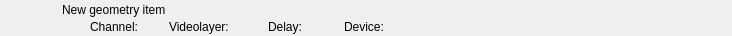
<?xml version="1.0" encoding="UTF-8"?>
<ui version="4.0">
 <class>RundownGeometryWidget</class>
 <widget class="QWidget" name="RundownGeometryWidget">
  <property name="geometry">
   <rect>
    <x>0</x>
    <y>0</y>
    <width>732</width>
    <height>36</height>
   </rect>
  </property>
  <layout class="QHBoxLayout" name="horizontalLayout">
   <property name="margin">
    <number>0</number>
   </property>
   <item>
    <widget class="QFrame" name="frameItem">
     <property name="sizePolicy">
      <sizepolicy hsizetype="Preferred" vsizetype="Fixed">
       <horstretch>0</horstretch>
       <verstretch>0</verstretch>
      </sizepolicy>
     </property>
     <property name="minimumSize">
      <size>
       <width>0</width>
       <height>36</height>
      </size>
     </property>
     <widget class="QLabel" name="labelThumbnail">
      <property name="geometry">
       <rect>
        <x>22</x>
        <y>2</y>
        <width>32</width>
        <height>32</height>
       </rect>
      </property>
      <property name="text">
       <string/>
      </property>
      <property name="pixmap">
       <pixmap resource="../Resource.qrc">:/Graphics/Images/Mixer.png</pixmap>
      </property>
      <property name="scaledContents">
       <bool>true</bool>
      </property>
     </widget>
     <widget class="QLabel" name="labelChannel">
      <property name="geometry">
       <rect>
        <x>90</x>
        <y>19</y>
        <width>70</width>
        <height>16</height>
       </rect>
      </property>
      <property name="text">
       <string>Channel:</string>
      </property>
     </widget>
     <widget class="QLabel" name="labelName">
      <property name="geometry">
       <rect>
        <x>62</x>
        <y>2</y>
        <width>561</width>
        <height>16</height>
       </rect>
      </property>
      <property name="text">
       <string>New geometry item</string>
      </property>
     </widget>
     <widget class="QLabel" name="labelVideolayer">
      <property name="geometry">
       <rect>
        <x>169</x>
        <y>19</y>
        <width>90</width>
        <height>16</height>
       </rect>
      </property>
      <property name="text">
       <string>Videolayer:</string>
      </property>
     </widget>
     <widget class="QLabel" name="labelColor">
      <property name="geometry">
       <rect>
        <x>0</x>
        <y>0</y>
        <width>18</width>
        <height>36</height>
       </rect>
      </property>
      <property name="text">
       <string/>
      </property>
     </widget>
     <widget class="QLabel" name="labelGroupColor">
      <property name="geometry">
       <rect>
        <x>0</x>
        <y>0</y>
        <width>6</width>
        <height>36</height>
       </rect>
      </property>
      <property name="text">
       <string/>
      </property>
     </widget>
     <widget class="QLabel" name="labelDevice">
      <property name="geometry">
       <rect>
        <x>344</x>
        <y>19</y>
        <width>332</width>
        <height>16</height>
       </rect>
      </property>
      <property name="text">
       <string>Device:</string>
      </property>
     </widget>
     <widget class="QLabel" name="labelDelay">
      <property name="geometry">
       <rect>
        <x>268</x>
        <y>19</y>
        <width>67</width>
        <height>16</height>
       </rect>
      </property>
      <property name="text">
       <string>Delay:</string>
      </property>
     </widget>
    </widget>
   </item>
   <item>
    <widget class="QLabel" name="labelGpiTriggerable">
     <property name="minimumSize">
      <size>
       <width>32</width>
       <height>32</height>
      </size>
     </property>
     <property name="maximumSize">
      <size>
       <width>32</width>
       <height>32</height>
      </size>
     </property>
     <property name="text">
      <string/>
     </property>
     <property name="pixmap">
      <pixmap resource="../Resource.qrc">:/Graphics/Images/GpiTriggerable.png</pixmap>
     </property>
    </widget>
   </item>
   <item>
    <widget class="QLabel" name="labelDisconnected">
     <property name="minimumSize">
      <size>
       <width>32</width>
       <height>32</height>
      </size>
     </property>
     <property name="maximumSize">
      <size>
       <width>32</width>
       <height>32</height>
      </size>
     </property>
     <property name="text">
      <string/>
     </property>
     <property name="pixmap">
      <pixmap resource="../Resource.qrc">:/Graphics/Images/Disconnected.png</pixmap>
     </property>
    </widget>
   </item>
   <item>
    <widget class="QLabel" name="labelActiveColor">
     <property name="minimumSize">
      <size>
       <width>2</width>
       <height>36</height>
      </size>
     </property>
     <property name="maximumSize">
      <size>
       <width>2</width>
       <height>36</height>
      </size>
     </property>
     <property name="text">
      <string/>
     </property>
    </widget>
   </item>
  </layout>
 </widget>
 <resources>
  <include location="../Resource.qrc"/>
 </resources>
 <connections/>
 <slots>
  <slot>addToCombo()</slot>
 </slots>
</ui>
